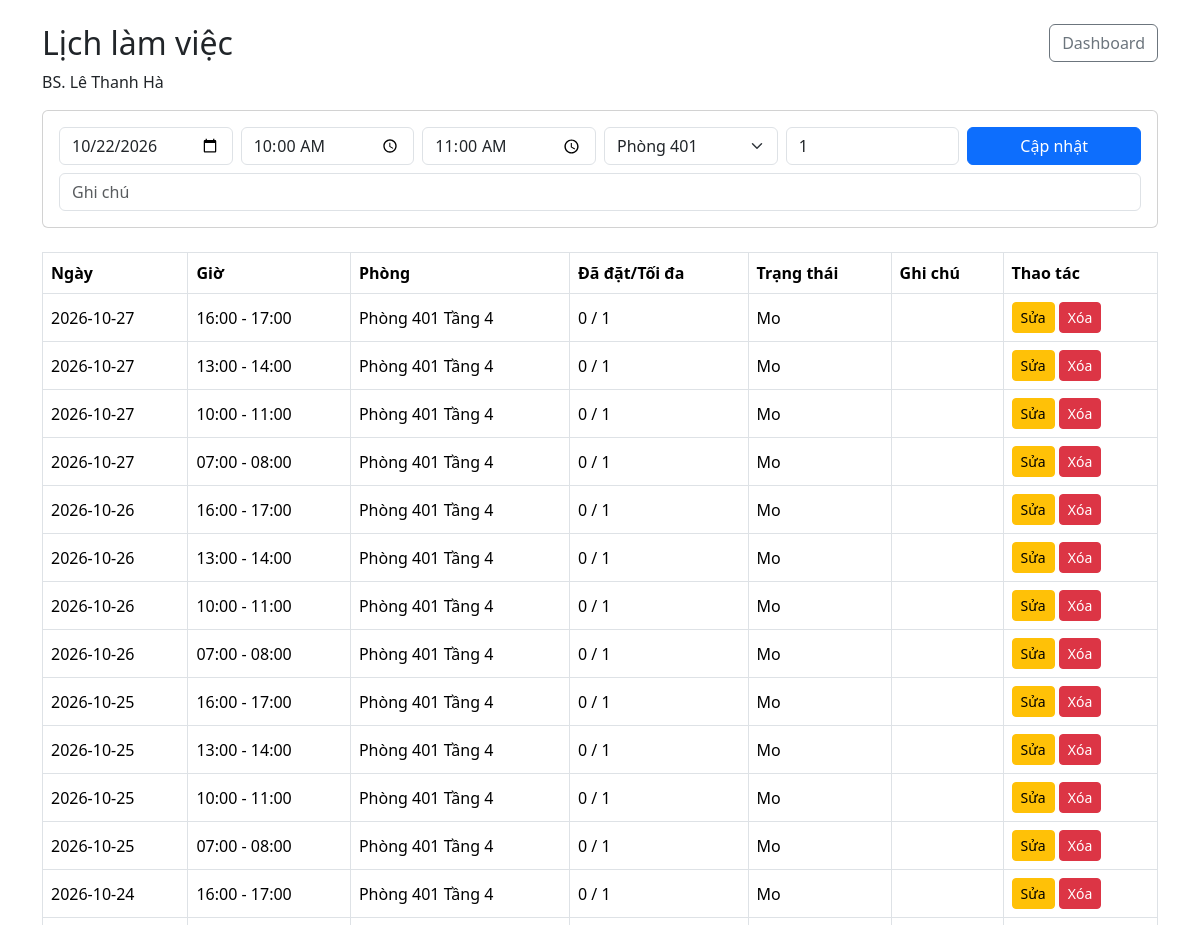
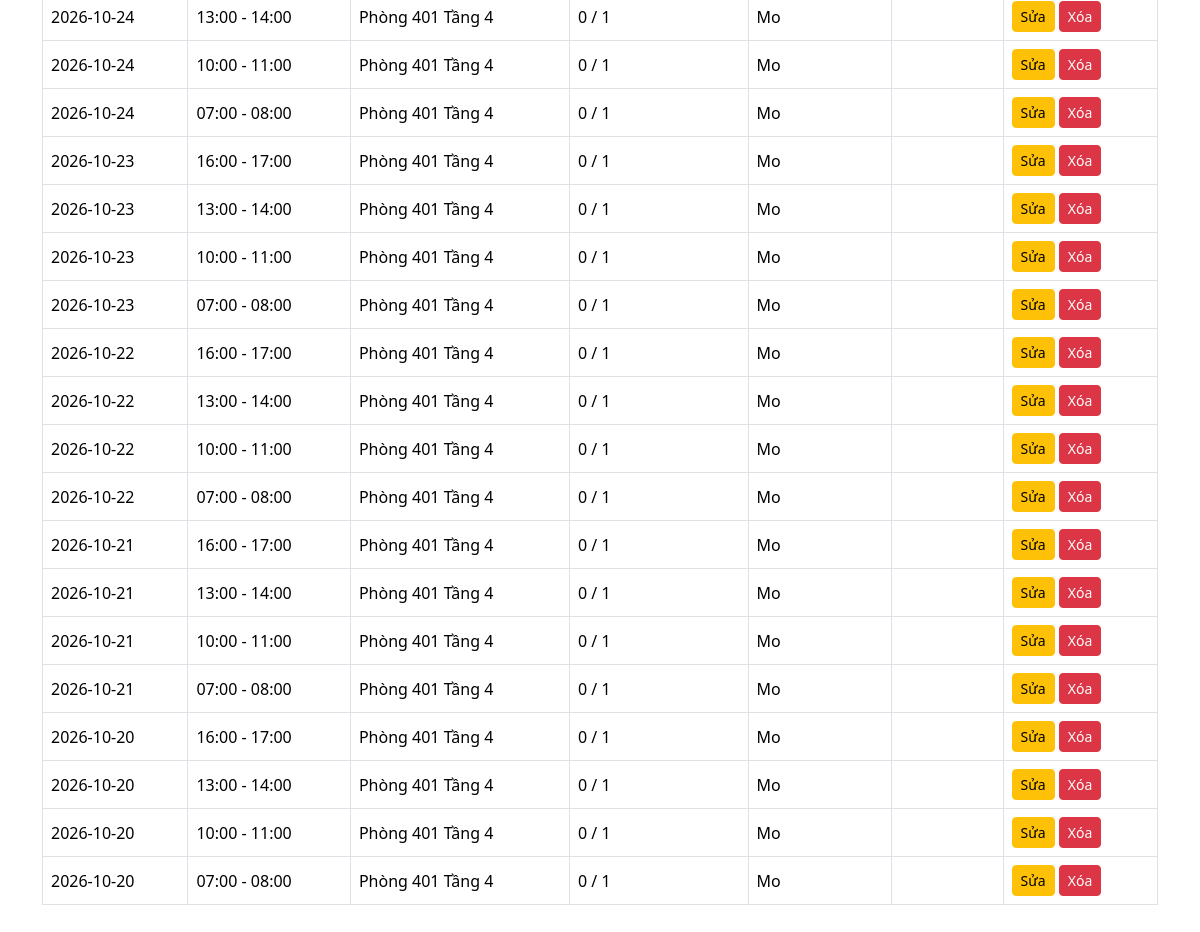
/doctor/schedules.php?edit=10 (signed in), run on the app's committed database (2 pictures, top to bottom).
### tables this page shows
CREATE TABLE BacSi (
    MaBS VARCHAR(10) PRIMARY KEY,
    MaTK INT NOT NULL UNIQUE,
    MaCK INT NOT NULL,
    HoTen VARCHAR(150) NOT NULL,
    GioiTinh VARCHAR(20),
    NgaySinh DATE,
    SoDienThoai VARCHAR(20),
    Email VARCHAR(150),
    HocVi VARCHAR(150),
    ChuyenMon VARCHAR(255),
    KinhNghiem INT NOT NULL DEFAULT 0,
    AnhDaiDien VARCHAR(255),
    TrangThai TINYINT(1) NOT NULL DEFAULT 1,

    CONSTRAINT FK_BacSi_TaiKhoan
        FOREIGN KEY (MaTK)
        REFERENCES TaiKhoan(MaTK)
        ON UPDATE CASCADE
        ON DELETE RESTRICT,

    CONSTRAINT FK_BacSi_ChuyenKhoa
        FOREIGN KEY (MaCK)
        REFERENCES ChuyenKhoa(MaCK)
        ON UPDATE CASCADE
        ON DELETE RESTRICT,

    INDEX idx_bacsi_mack (MaCK),
    INDEX idx_bacsi_hoten (HoTen)
);

CREATE TABLE LichKham (
    MaLich INT AUTO_INCREMENT PRIMARY KEY,
    MaBS VARCHAR(10) NOT NULL,
    MaPK INT NULL,
    NgayKham DATE NOT NULL,
    GioBatDau TIME NOT NULL,
    GioKetThuc TIME NOT NULL,
    SoLuongToiDa INT NOT NULL DEFAULT 1,
    SoLuongDaDat INT NOT NULL DEFAULT 0,
    TrangThai ENUM('Mo', 'Day', 'Huy') NOT NULL DEFAULT 'Mo',
    GhiChu VARCHAR(500),

    CONSTRAINT FK_LichKham_BacSi
        FOREIGN KEY (MaBS)
        REFERENCES BacSi(MaBS)
        ON UPDATE CASCADE
        ON DELETE RESTRICT,

    CONSTRAINT FK_LichKham_PhongKham
        FOREIGN KEY (MaPK)
        REFERENCES PhongKham(MaPK)
        ON UPDATE CASCADE
        ON DELETE RESTRICT,

    CONSTRAINT CK_LichKham_ThoiGian
        CHECK (GioKetThuc > GioBatDau),

    CONSTRAINT CK_LichKham_SoLuong
        CHECK (SoLuongToiDa > 0 AND SoLuongDaDat >= 0),

    UNIQUE KEY uq_lich_bacsi (MaBS, NgayKham, GioBatDau),
    INDEX idx_lich_ngay (NgayKham),
    INDEX idx_lich_phong (MaPK)
);

CREATE TABLE PhongKham (
    MaPK INT AUTO_INCREMENT PRIMARY KEY,
    TenPhong VARCHAR(100) NOT NULL,
    ViTri VARCHAR(255),
    TrangThai TINYINT(1) NOT NULL DEFAULT 1
);

### doctor/schedules.php (the view, shortened to what this page needs)
<?php
require_once __DIR__.'/../auth/check.php';requireRole('BacSi');require_once __DIR__.'/../config/database.php';
$s=$pdo->prepare('SELECT MaBS,HoTen FROM BacSi WHERE MaTK=?');$s->execute([$_SESSION['user']['MaTK']]);$bs=$s->fetch();if(!$bs)exit('Không tìm thấy hồ sơ bác sĩ.');
$edit=null;if(isset($_GET['edit'])){$st=$pdo->prepare('SELECT * FROM LichKham WHERE MaLich=? AND MaBS=?');$st->execute([(int)$_GET['edit'],$bs['MaBS']]);$edit=$st->fetch();}
$rooms=$pdo->query('SELECT * FROM PhongKham WHERE TrangThai=1 ORDER BY TenPhong')->fetchAll();$st=$pdo->prepare('SELECT lk.*,pk.TenPhong,pk.ViTri FROM LichKham lk LEFT JOIN PhongKham pk ON lk.MaPK=pk.MaPK WHERE lk.MaBS=? ORDER BY lk.NgayKham DESC,lk.GioBatDau DESC');$st->execute([$bs['MaBS']]);$rows=$st->fetchAll();
?>
<!doctype html>
<html lang="vi">
    <head>
        <link href="../assets/vendor/bootstrap/css/bootstrap.min.css" rel="stylesheet">
    </head>
    <body>
        <div class="container py-4">
            <div class="d-flex justify-content-between mb-3">
                <div>
                    <h2>Lịch làm việc</h2>
                    <div>BS. <?=htmlspecialchars($bs['HoTen'])?>
                </div>
            </div>
            <a href="dashboard.php" class="btn btn-outline-secondary h-50">Dashboard</a>
        </div>
        <form method="post" class="card card-body mb-4">
            <div class="row g-2"><div class="col-md-2">
                <input type="date" min="<?=date('Y-m-d')?>" name="NgayKham" class="form-control" required value="<?=$edit['NgayKham']??''?>">
            </div>
            <div class="col-md-2">
                <input type="time" name="GioBatDau" class="form-control" required value="<?=isset($edit['GioBatDau'])?substr($edit['GioBatDau'],0,5):''?>">
            </div>
            <div class="col-md-2">
                <input type="time" name="GioKetThuc" class="form-control" required value="<?=isset($edit['GioKetThuc'])?substr($edit['GioKetThuc'],0,5):''?>">
            </div>
            <div class="col-md-2">
                <select name="MaPK" class="form-select" required>
                    <?php foreach($rooms as $r):?>
                        <option value="<?=$r['MaPK']?>" <?=($edit['MaPK']??0)==$r['MaPK']?'selected':''?>><?=htmlspecialchars($r['TenPhong'])?></option>
                    <?php endforeach;?>
                </select>
            </div>
            <div class="col-md-2">
                <input type="number" min="1" name="SoLuongToiDa" class="form-control" value="<?=$edit['SoLuongToiDa']??1?>" placeholder="SL tối đa">
            </div>
            <div class="col-md-2">
                <button class="btn btn-primary w-100"><?=$edit?'Cập nhật':'Tạo lịch'?></button>
            </div>
            <div class="col-12">
                <input name="GhiChu" class="form-control" placeholder="Ghi chú" value="<?=htmlspecialchars($edit['GhiChu']??'')?>">
            </div>
            </div>
        </form>
            <table class="table table-bordered align-middle">
                <thead>
                    <tr>
                        <th>Ngày</th>
                        <th>Giờ</th>
                        <th>Phòng</th>
                        <th>Đã đặt/Tối đa</th>
                        <th>Trạng thái</th>
                        <th>Ghi chú</th>
                        <th>Thao tác</th>
                    </tr>
                </thead>
                <tbody>
                    <?php foreach($rows as $r):?>
                        <tr>
                            <td>
                                <?=$r['NgayKham']?>
                            </td>
                            <td>
                                <?=substr($r['GioBatDau'],0,5)?> - <?=substr($r['GioKetThuc'],0,5)?>
                            </td>
                            <td>
                                <?=htmlspecialchars(($r['TenPhong']??'').' '.($r['ViTri']??''))?>
                            </td>
                            <td>
                                <?=$r['SoLuongDaDat']?> / <?=$r['SoLuongToiDa']?>
                            </td>
                            <td>
                                <?=$r['TrangThai']?>
                            </td>
                            <td>
                            </td>
                            <td>
                                <a class="btn btn-sm btn-warning"
                                href="?edit=<?=$r['MaLich']?>">
                                    Sửa
                                </a>
                                <form class="d-inline"
                                    method="post"
                                    onsubmit="return confirm('Bạn có chắc muốn xóa lịch làm việc này?');">
                                    <button class="btn btn-sm btn-danger">
                                        Xóa
                                    </button>
                                </form>
                            </td>
                        </tr>
                    <?php endforeach;?>
                </tbody>
            </table>
        </div>
    </body>
</html>

### data on the page
bacsi: HoTen "Lê Thanh Hà"
lichkham: NgayKham "10/22/2026", GioBatDau "10:00", GioKetThuc "11:00", MaPK "Phòng 401", SoLuongToiDa "1", NgayKham "2026-10-22", MaPK.ViTri "Phòng 401 Tầng 4", SoLuongDaDat "0", TrangThai "Mo"
lichkham: NgayKham "2026-10-27", GioBatDau "16:00", GioKetThuc "17:00", MaPK.ViTri "Phòng 401 Tầng 4", SoLuongDaDat "0", SoLuongToiDa "1", TrangThai "Mo"
lichkham: NgayKham "2026-10-27", GioBatDau "13:00", GioKetThuc "14:00", MaPK.ViTri "Phòng 401 Tầng 4", SoLuongDaDat "0", SoLuongToiDa "1", TrangThai "Mo"
lichkham: NgayKham "2026-10-27", GioBatDau "10:00", GioKetThuc "11:00", MaPK.ViTri "Phòng 401 Tầng 4", SoLuongDaDat "0", SoLuongToiDa "1", TrangThai "Mo"
lichkham: NgayKham "2026-10-27", GioBatDau "07:00", GioKetThuc "08:00", MaPK.ViTri "Phòng 401 Tầng 4", SoLuongDaDat "0", SoLuongToiDa "1", TrangThai "Mo"
lichkham: NgayKham "2026-10-26", GioBatDau "16:00", GioKetThuc "17:00", MaPK.ViTri "Phòng 401 Tầng 4", SoLuongDaDat "0", SoLuongToiDa "1", TrangThai "Mo"
lichkham: NgayKham "2026-10-26", GioBatDau "13:00", GioKetThuc "14:00", MaPK.ViTri "Phòng 401 Tầng 4", SoLuongDaDat "0", SoLuongToiDa "1", TrangThai "Mo"
lichkham: NgayKham "2026-10-26", GioBatDau "10:00", GioKetThuc "11:00", MaPK.ViTri "Phòng 401 Tầng 4", SoLuongDaDat "0", SoLuongToiDa "1", TrangThai "Mo"
lichkham: NgayKham "2026-10-26", GioBatDau "07:00", GioKetThuc "08:00", MaPK.ViTri "Phòng 401 Tầng 4", SoLuongDaDat "0", SoLuongToiDa "1", TrangThai "Mo"
lichkham: NgayKham "2026-10-25", GioBatDau "16:00", GioKetThuc "17:00", MaPK.ViTri "Phòng 401 Tầng 4", SoLuongDaDat "0", SoLuongToiDa "1", TrangThai "Mo"
lichkham: NgayKham "2026-10-25", GioBatDau "13:00", GioKetThuc "14:00", MaPK.ViTri "Phòng 401 Tầng 4", SoLuongDaDat "0", SoLuongToiDa "1", TrangThai "Mo"
lichkham: NgayKham "2026-10-25", GioBatDau "10:00", GioKetThuc "11:00", MaPK.ViTri "Phòng 401 Tầng 4", SoLuongDaDat "0", SoLuongToiDa "1", TrangThai "Mo"
lichkham: NgayKham "2026-10-25", GioBatDau "07:00", GioKetThuc "08:00", MaPK.ViTri "Phòng 401 Tầng 4", SoLuongDaDat "0", SoLuongToiDa "1", TrangThai "Mo"
lichkham: NgayKham "2026-10-24", GioBatDau "16:00", GioKetThuc "17:00", MaPK.ViTri "Phòng 401 Tầng 4", SoLuongDaDat "0", SoLuongToiDa "1", TrangThai "Mo"
lichkham: NgayKham "2026-10-24", GioBatDau "13:00", GioKetThuc "14:00", MaPK.ViTri "Phòng 401 Tầng 4", SoLuongDaDat "0", SoLuongToiDa "1", TrangThai "Mo"
lichkham: NgayKham "2026-10-24", GioBatDau "10:00", GioKetThuc "11:00", MaPK.ViTri "Phòng 401 Tầng 4", SoLuongDaDat "0", SoLuongToiDa "1", TrangThai "Mo"
lichkham: NgayKham "2026-10-24", GioBatDau "07:00", GioKetThuc "08:00", MaPK.ViTri "Phòng 401 Tầng 4", SoLuongDaDat "0", SoLuongToiDa "1", TrangThai "Mo"
lichkham: NgayKham "2026-10-23", GioBatDau "16:00", GioKetThuc "17:00", MaPK.ViTri "Phòng 401 Tầng 4", SoLuongDaDat "0", SoLuongToiDa "1", TrangThai "Mo"
lichkham: NgayKham "2026-10-23", GioBatDau "13:00", GioKetThuc "14:00", MaPK.ViTri "Phòng 401 Tầng 4", SoLuongDaDat "0", SoLuongToiDa "1", TrangThai "Mo"
lichkham: NgayKham "2026-10-23", GioBatDau "10:00", GioKetThuc "11:00", MaPK.ViTri "Phòng 401 Tầng 4", SoLuongDaDat "0", SoLuongToiDa "1", TrangThai "Mo"
lichkham: NgayKham "2026-10-23", GioBatDau "07:00", GioKetThuc "08:00", MaPK.ViTri "Phòng 401 Tầng 4", SoLuongDaDat "0", SoLuongToiDa "1", TrangThai "Mo"
lichkham: NgayKham "2026-10-22", GioBatDau "16:00", GioKetThuc "17:00", MaPK.ViTri "Phòng 401 Tầng 4", SoLuongDaDat "0", SoLuongToiDa "1", TrangThai "Mo"
lichkham: NgayKham "2026-10-22", GioBatDau "13:00", GioKetThuc "14:00", MaPK.ViTri "Phòng 401 Tầng 4", SoLuongDaDat "0", SoLuongToiDa "1", TrangThai "Mo"
lichkham: NgayKham "2026-10-22", GioBatDau "07:00", GioKetThuc "08:00", MaPK.ViTri "Phòng 401 Tầng 4", SoLuongDaDat "0", SoLuongToiDa "1", TrangThai "Mo"
lichkham: NgayKham "2026-10-21", GioBatDau "16:00", GioKetThuc "17:00", MaPK.ViTri "Phòng 401 Tầng 4", SoLuongDaDat "0", SoLuongToiDa "1", TrangThai "Mo"
lichkham: NgayKham "2026-10-21", GioBatDau "13:00", GioKetThuc "14:00", MaPK.ViTri "Phòng 401 Tầng 4", SoLuongDaDat "0", SoLuongToiDa "1", TrangThai "Mo"
lichkham: NgayKham "2026-10-21", GioBatDau "10:00", GioKetThuc "11:00", MaPK.ViTri "Phòng 401 Tầng 4", SoLuongDaDat "0", SoLuongToiDa "1", TrangThai "Mo"
lichkham: NgayKham "2026-10-21", GioBatDau "07:00", GioKetThuc "08:00", MaPK.ViTri "Phòng 401 Tầng 4", SoLuongDaDat "0", SoLuongToiDa "1", TrangThai "Mo"
lichkham: NgayKham "2026-10-20", GioBatDau "16:00", GioKetThuc "17:00", MaPK.ViTri "Phòng 401 Tầng 4", SoLuongDaDat "0", SoLuongToiDa "1", TrangThai "Mo"
lichkham: NgayKham "2026-10-20", GioBatDau "13:00", GioKetThuc "14:00", MaPK.ViTri "Phòng 401 Tầng 4", SoLuongDaDat "0", SoLuongToiDa "1", TrangThai "Mo"
lichkham: NgayKham "2026-10-20", GioBatDau "10:00", GioKetThuc "11:00", MaPK.ViTri "Phòng 401 Tầng 4", SoLuongDaDat "0", SoLuongToiDa "1", TrangThai "Mo"
lichkham: NgayKham "2026-10-20", GioBatDau "07:00", GioKetThuc "08:00", MaPK.ViTri "Phòng 401 Tầng 4", SoLuongDaDat "0", SoLuongToiDa "1", TrangThai "Mo"
